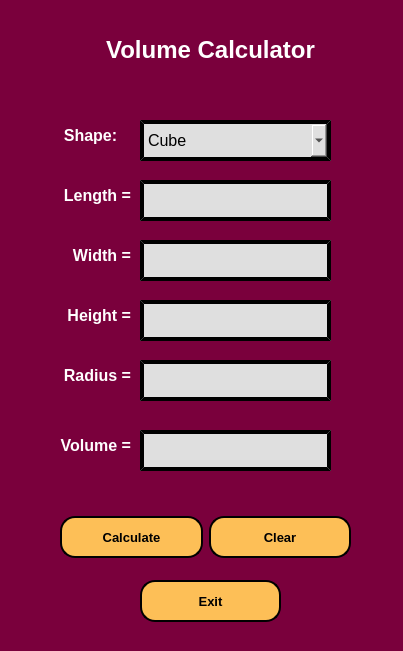
<?xml version="1.0" encoding="UTF-8"?>
<ui version="4.0">
 <class>MainWindow</class>
 <widget class="QMainWindow" name="MainWindow">
  <property name="geometry">
   <rect>
    <x>0</x>
    <y>0</y>
    <width>403</width>
    <height>651</height>
   </rect>
  </property>
  <property name="windowTitle">
   <string>Volume Calculator</string>
  </property>
  <property name="styleSheet">
   <string notr="true">background-color: rgb(122, 0, 60);</string>
  </property>
  <widget class="QWidget" name="centralwidget">
   <widget class="QLineEdit" name="line_5">
    <property name="geometry">
     <rect>
      <x>140</x>
      <y>360</y>
      <width>191</width>
      <height>41</height>
     </rect>
    </property>
    <property name="font">
     <font>
      <pointsize>10</pointsize>
     </font>
    </property>
    <property name="styleSheet">
     <string notr="true">background-color: rgb(223, 223, 223);
border-style: outset;
border-width: 4px;
border-color: black;
padding: 4px;</string>
    </property>
    <property name="maxLength">
     <number>50</number>
    </property>
   </widget>
   <widget class="QLabel" name="label">
    <property name="geometry">
     <rect>
      <x>50</x>
      <y>120</y>
      <width>81</width>
      <height>31</height>
     </rect>
    </property>
    <property name="font">
     <font>
      <pointsize>12</pointsize>
     </font>
    </property>
    <property name="text">
     <string>&lt;html&gt;&lt;head/&gt;&lt;body&gt;&lt;p align=&quot;center&quot;&gt;&lt;span style=&quot; font-weight:600; color:#ffffff;&quot;&gt;Shape:&lt;/span&gt;&lt;/p&gt;&lt;/body&gt;&lt;/html&gt;</string>
    </property>
    <property name="alignment">
     <set>Qt::AlignRight|Qt::AlignTrailing|Qt::AlignVCenter</set>
    </property>
   </widget>
   <widget class="QLineEdit" name="line_6">
    <property name="geometry">
     <rect>
      <x>140</x>
      <y>430</y>
      <width>191</width>
      <height>41</height>
     </rect>
    </property>
    <property name="font">
     <font>
      <pointsize>10</pointsize>
     </font>
    </property>
    <property name="styleSheet">
     <string notr="true">background-color: rgb(223, 223, 223);
border-style: outset;
border-width: 4px;
border-color: black;
padding: 4px;</string>
    </property>
    <property name="readOnly">
     <bool>true</bool>
    </property>
   </widget>
   <widget class="QLineEdit" name="line_4">
    <property name="geometry">
     <rect>
      <x>140</x>
      <y>300</y>
      <width>191</width>
      <height>41</height>
     </rect>
    </property>
    <property name="font">
     <font>
      <pointsize>10</pointsize>
     </font>
    </property>
    <property name="styleSheet">
     <string notr="true">background-color: rgb(223, 223, 223);
border-style: outset;
border-width: 4px;
border-color: black;
padding: 4px;</string>
    </property>
    <property name="maxLength">
     <number>50</number>
    </property>
   </widget>
   <widget class="QWidget" name="layoutWidget">
    <property name="geometry">
     <rect>
      <x>60</x>
      <y>500</y>
      <width>291</width>
      <height>74</height>
     </rect>
    </property>
    <layout class="QHBoxLayout" name="horizontalLayout_2">
     <item>
      <widget class="QPushButton" name="go_btn">
       <property name="font">
        <font>
         <pointsize>10</pointsize>
         <weight>75</weight>
         <bold>true</bold>
        </font>
       </property>
       <property name="cursor">
        <cursorShape>PointingHandCursor</cursorShape>
       </property>
       <property name="styleSheet">
        <string notr="true">background-color: rgb(253, 191, 87);
height: 30px;
border-style: outset;
border-width: 2px;
border-radius: 15px;
border-color: black;
padding: 4px;</string>
       </property>
       <property name="text">
        <string>Calculate</string>
       </property>
       <property name="shortcut">
        <string>Return, Enter</string>
       </property>
      </widget>
     </item>
     <item>
      <widget class="QPushButton" name="clr_btn">
       <property name="font">
        <font>
         <pointsize>10</pointsize>
         <weight>75</weight>
         <bold>true</bold>
        </font>
       </property>
       <property name="cursor">
        <cursorShape>PointingHandCursor</cursorShape>
       </property>
       <property name="styleSheet">
        <string notr="true">background-color: rgb(253, 191, 87);
height: 30px;
border-style: outset;
border-width: 2px;
border-radius: 15px;
border-color: black;
padding: 4px;</string>
       </property>
       <property name="text">
        <string>Clear</string>
       </property>
       <property name="shortcut">
        <string>Esc</string>
       </property>
      </widget>
     </item>
    </layout>
   </widget>
   <widget class="QLabel" name="label_2">
    <property name="geometry">
     <rect>
      <x>40</x>
      <y>180</y>
      <width>91</width>
      <height>31</height>
     </rect>
    </property>
    <property name="text">
     <string>&lt;html&gt;&lt;head/&gt;&lt;body&gt;&lt;p align=&quot;right&quot;&gt;&lt;span style=&quot; font-size:12pt; font-weight:600; color:#ffffff;&quot;&gt;Length =&lt;/span&gt;&lt;/p&gt;&lt;/body&gt;&lt;/html&gt;</string>
    </property>
   </widget>
   <widget class="QLabel" name="label_7">
    <property name="geometry">
     <rect>
      <x>70</x>
      <y>20</y>
      <width>281</width>
      <height>61</height>
     </rect>
    </property>
    <property name="font">
     <font>
      <pointsize>18</pointsize>
      <weight>75</weight>
      <bold>true</bold>
     </font>
    </property>
    <property name="text">
     <string>&lt;html&gt;&lt;head/&gt;&lt;body&gt;&lt;p align=&quot;center&quot;&gt;&lt;span style=&quot; color:#ffffff;&quot;&gt;Volume Calculator&lt;/span&gt;&lt;/p&gt;&lt;/body&gt;&lt;/html&gt;</string>
    </property>
   </widget>
   <widget class="QLineEdit" name="line_2">
    <property name="geometry">
     <rect>
      <x>140</x>
      <y>180</y>
      <width>191</width>
      <height>41</height>
     </rect>
    </property>
    <property name="font">
     <font>
      <pointsize>10</pointsize>
     </font>
    </property>
    <property name="styleSheet">
     <string notr="true">background-color: rgb(223, 223, 223);
border-style: outset;
border-width: 4px;
border-color: black;
padding: 4px;</string>
    </property>
    <property name="maxLength">
     <number>50</number>
    </property>
   </widget>
   <widget class="QLineEdit" name="line_3">
    <property name="geometry">
     <rect>
      <x>140</x>
      <y>240</y>
      <width>191</width>
      <height>41</height>
     </rect>
    </property>
    <property name="font">
     <font>
      <pointsize>10</pointsize>
     </font>
    </property>
    <property name="styleSheet">
     <string notr="true">background-color: rgb(223, 223, 223);
border-style: outset;
border-width: 4px;
border-color: black;
padding: 4px;</string>
    </property>
    <property name="maxLength">
     <number>50</number>
    </property>
   </widget>
   <widget class="QComboBox" name="comboBox">
    <property name="geometry">
     <rect>
      <x>140</x>
      <y>120</y>
      <width>191</width>
      <height>41</height>
     </rect>
    </property>
    <property name="font">
     <font>
      <pointsize>12</pointsize>
     </font>
    </property>
    <property name="styleSheet">
     <string notr="true">background-color: rgb(223, 223, 223);
border-style: outset;
border-width: 4px;
border-color: black;
padding: 4px;</string>
    </property>
    <item>
     <property name="text">
      <string>Cube</string>
     </property>
    </item>
    <item>
     <property name="text">
      <string>Rectangular Prism</string>
     </property>
    </item>
    <item>
     <property name="text">
      <string>Cylinder</string>
     </property>
    </item>
    <item>
     <property name="text">
      <string>Sphere</string>
     </property>
    </item>
   </widget>
   <widget class="QLabel" name="label_3">
    <property name="geometry">
     <rect>
      <x>50</x>
      <y>240</y>
      <width>81</width>
      <height>31</height>
     </rect>
    </property>
    <property name="text">
     <string>&lt;html&gt;&lt;head/&gt;&lt;body&gt;&lt;p align=&quot;right&quot;&gt;&lt;span style=&quot; font-size:12pt; font-weight:600; color:#ffffff;&quot;&gt;Width =&lt;/span&gt;&lt;/p&gt;&lt;/body&gt;&lt;/html&gt;</string>
    </property>
   </widget>
   <widget class="QLabel" name="label_5">
    <property name="geometry">
     <rect>
      <x>40</x>
      <y>360</y>
      <width>91</width>
      <height>31</height>
     </rect>
    </property>
    <property name="text">
     <string>&lt;html&gt;&lt;head/&gt;&lt;body&gt;&lt;p align=&quot;right&quot;&gt;&lt;span style=&quot; font-size:12pt; font-weight:600; color:#ffffff;&quot;&gt;Radius =&lt;/span&gt;&lt;/p&gt;&lt;/body&gt;&lt;/html&gt;</string>
    </property>
   </widget>
   <widget class="QLabel" name="label_4">
    <property name="geometry">
     <rect>
      <x>40</x>
      <y>300</y>
      <width>91</width>
      <height>31</height>
     </rect>
    </property>
    <property name="text">
     <string>&lt;html&gt;&lt;head/&gt;&lt;body&gt;&lt;p align=&quot;right&quot;&gt;&lt;span style=&quot; font-size:12pt; font-weight:600; color:#ffffff;&quot;&gt;Height =&lt;/span&gt;&lt;/p&gt;&lt;/body&gt;&lt;/html&gt;</string>
    </property>
   </widget>
   <widget class="QLabel" name="label_6">
    <property name="geometry">
     <rect>
      <x>30</x>
      <y>430</y>
      <width>101</width>
      <height>31</height>
     </rect>
    </property>
    <property name="text">
     <string>&lt;html&gt;&lt;head/&gt;&lt;body&gt;&lt;p align=&quot;right&quot;&gt;&lt;span style=&quot; font-size:12pt; font-weight:600; color:#ffffff;&quot;&gt;Volume =&lt;/span&gt;&lt;/p&gt;&lt;/body&gt;&lt;/html&gt;</string>
    </property>
   </widget>
   <widget class="QPushButton" name="exit_btn">
    <property name="geometry">
     <rect>
      <x>140</x>
      <y>580</y>
      <width>141</width>
      <height>42</height>
     </rect>
    </property>
    <property name="font">
     <font>
      <pointsize>10</pointsize>
      <weight>75</weight>
      <bold>true</bold>
     </font>
    </property>
    <property name="cursor">
     <cursorShape>PointingHandCursor</cursorShape>
    </property>
    <property name="styleSheet">
     <string notr="true">background-color: rgb(253, 191, 87);
height: 30px;
border-style: outset;
border-width: 2px;
border-radius: 15px;
border-color: black;
padding: 4px;</string>
    </property>
    <property name="text">
     <string>Exit</string>
    </property>
    <property name="shortcut">
     <string>Esc</string>
    </property>
   </widget>
  </widget>
  <widget class="QStatusBar" name="statusbar"/>
 </widget>
 <resources/>
 <connections/>
</ui>
